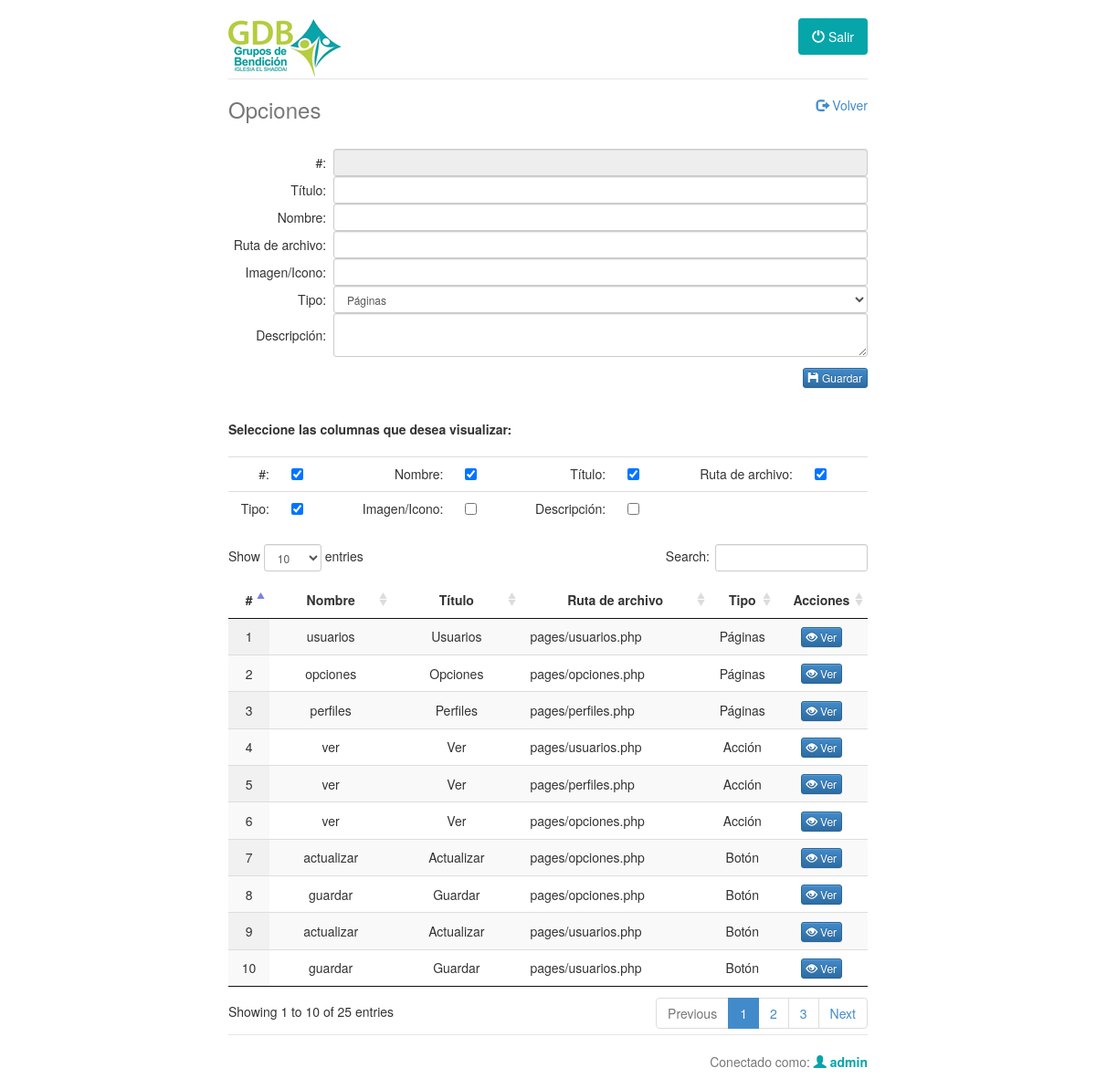
/pages/opciones.php (signed in), run on the app's committed database.
### tables this page shows
CREATE TABLE `opciones` (
  `id` int(10) NOT NULL AUTO_INCREMENT,
  `nombre` varchar(100) DEFAULT NULL,
  `titulo` varchar(100) DEFAULT NULL,
  `ruta_php` varchar(100) DEFAULT NULL,
  `tipo` tinyint(1) DEFAULT NULL,
  `descripcion` text,
  `imagen_icono` varchar(200) DEFAULT NULL,
  PRIMARY KEY (`id`)
);

### clases/mysql.php (called while the page is built, shortened)
<?php
class MySQL{
  private $conexion; private $total_consultas;
  public function MySQL(){
    if(!isset($this->conexion)){
      $this->conexion = (mysql_connect("localhost","gdb","gdb2014"))
        or die(mysql_error());
    }
  }
  public function consulta($consulta){
    $resultado = mysql_query($consulta,$this->conexion);
    return $resultado;
  }
  public function fetch_array($consulta){
   return mysql_fetch_array($consulta);
  }
  public function num_rows($consulta){
   return mysql_num_rows($consulta);
  }
  public function validaPagina($id_perfil, $pagina){
  $retorna=false;
  		$consulta = $this->consulta("SELECT ruta_php
									FROM opciones
									WHERE id IN (SELECT id_permisos FROM asigna_permisos WHERE id_perfiles=".$id_perfil.")
									AND tipo=1");
		if($this->num_rows($consulta)>0){
			while($results = $this->fetch_array($consulta)){
				if($results[0]== $pagina){
					$retorna=true;
				}
			}
		}
   return $retorna;
  }
public function getAcciones($id_perfil, $ruta_php,$tipo){
$retorna=false;
$sql="SELECT *
      FROM opciones
      WHERE id IN (SELECT id_permisos FROM asigna_permisos WHERE id_perfiles=".$id_perfil.")
      AND tipo=".$tipo." AND ruta_php='".$ruta_php."'";
  		$consulta = $this->consulta($sql);
		if($this->num_rows($consulta)>0){
			while($results = $this->fetch_array($consulta)){
				$retorna[] = array("nombre" => $results["nombre"], "titulo" => $results["titulo"], "ruta_php" => $results["ruta_php"], "descripcion" => $results["descripcion"], "imagen_icono" => $results["imagen_icono"]);
			}
		}
   return $retorna;
  }
}?>

### pages/opciones.php (the view, shortened to what this page needs)
<?php include ("../header.php");
include("../clases/mysql.php");
$db = new MySQL();
$archivo="opciones.php";
$archivo_ruta="pages/".$archivo;
if(isset($_COOKIE['username']) && isset($_COOKIE['password']) && isset($_COOKIE['id_perfil'])){
if($db->validaPagina($_COOKIE['id_perfil'],$archivo_ruta)){
?>
<div class="row">
	<div class="col-md-12">
		<table style="width:100%;">
			<tr>
				<td class="text-left"><h3 class="text-muted">Opciones</h3></td>
				<td class="text-right"><a id="volver" href="../"><span class="glyphicon glyphicon-log-out"></span> Volver</a></td>
			</tr>
		</table>
	</div>
</div>
<div id="catalogo_form" class="row">
<form method=post action="ctrl/ctrl_<?php echo $archivo;?>">
<table border=0 style="margin:0 auto; width:100%;">
<tr>
    <td style="width:115px;" class="text-right">#: &nbsp;</td>
	<td>
        <input class="form-control input-sm" type=text name="id" value="<?php if(isset($edit[0])){echo $edit[0];}?>" style="text-align:right;" readonly>
	</td>
</tr>
<tr>
	<td class="text-right">Título: &nbsp;</td>
	<td>
	<input class="form-control input-sm" type="text" name="titulo" value="<?php if(isset($edit[2])){echo utf8_encode($edit[2]);}?>" required="">
	</td>
</tr>
<tr>
	<td class="text-right">Nombre: &nbsp;</td>
	<td>
	<input class="form-control input-sm" type="text" name="nombre" value="<?php if(isset($edit[1])){echo $edit[1];}?>" required="">
	</td>
</tr>
<tr>
	<td class="text-right">Ruta de archivo: &nbsp;</td>
	<td>
	<input class="form-control input-sm" type="text" name="ruta_php" value="<?php if(isset($edit[3])){echo $edit[3];}?>" required="">
	</td>
</tr>
<tr>
	<td class="text-right">Imagen/Icono: &nbsp;</td>
	<td>
	<input class="form-control input-sm" type="text" name="imagen_icono" value="<?php if(isset($edit[6])){echo $edit[6];}?>" required="">
	</td>
</tr>
<tr>
	<td class="text-right">Tipo: &nbsp;</td>
	<td>
		<select style="width:100%;" class="form-control input-sm" name="tipo">
		<?php if(isset($edit[4])){?>
			<option value="1" <?php if($edit[4]==1){echo "selected";}?>>Páginas</option>
			<option value="2" <?php if($edit[4]==2){echo "selected";}?>>Acciones</option>
			<option value="3" <?php if($edit[4]==3){echo "selected";}?>>Botón</option>
		<?php }else{?>
			<option value="1">Páginas</option>
		<?php }?>
		</select>
	</td>
</tr>
<tr>
	<td class="text-right">Descripción: &nbsp;</td>
	<td>
	<textarea class="form-control input-sm" name="descripcion"  required="" ><?php if(isset($edit[5])){echo utf8_encode($edit[5]);}?></textarea>
	</td>
</tr>
<tr class="text-right">
	<td colspan=2 style="padding:10px 0 15px 0;">
	<?php
	$botones=$db->getAcciones($_COOKIE['id_perfil'],$archivo_ruta,3);
	if(isset($_GET['id'])){
		for($i=0;$i<count($botones);$i++){
		   if($botones[$i]['titulo']!="" && $botones[$i]['nombre']=="actualizar"){
                        echo "<a class='btn btn-xs btn-danger' href='".$archivo."'><span class='glyphicon glyphicon-ban-circle'></span> Cancelar</a> ";
                        echo "<button type='submit' class='btn btn-xs btn-success' name='".$botones[$i]['nombre']."'><span class='glyphicon glyphicon-".$botones[$i]['imagen_icono']."'></span> ".utf8_encode($botones[$i]['titulo'])."</button>";
		   }
		}
	?>
	<?php }else{
		for($i=0;$i<count($botones);$i++){
		   if($botones[$i]['titulo']!="" && $botones[$i]['nombre']=="guardar"){
			echo "<button type='submit' class='btn btn-xs btn-primary' name='".$botones[$i]['nombre']."'><span class='glyphicon glyphicon-".$botones[$i]['imagen_icono']."'></span> ".utf8_encode($botones[$i]['titulo'])."</button>";
		   }
		}
	} ?>
	</td>
</tr>
</table>
</form>
</div>
<b>Seleccione las columnas que desea visualizar:</b>
<table class="table" id="catalogo_form">
    <tr>
        <td class="mostrarPermisos">#: &nbsp;</td>
        <td class="mostrarPermisosCheck"><input type="checkbox" id="i0" checked="true"></td>
        <td class="mostrarPermisos">Nombre: &nbsp;</td>
        <td class="mostrarPermisosCheck"><input type="checkbox" id="i1" checked="true"></td>
        <td class="mostrarPermisos">Título: &nbsp;</td>
        <td class="mostrarPermisosCheck"><input type="checkbox" id="i2" checked="true"></td>
        <td class="mostrarPermisos">Ruta de archivo: &nbsp;</td>
        <td class="mostrarPermisosCheck"><input type="checkbox" id="i3" checked="true"></td>
    </tr>
    <tr>
        <td class="mostrarPermisos">Tipo: &nbsp;</td>
        <td class="mostrarPermisosCheck"><input type="checkbox" id="i4" checked="true"></td>
        <td class="mostrarPermisos">Imagen/Icono: &nbsp;</td>
        <td class="mostrarPermisosCheck"><input type="checkbox" id="i5"></td>
        <td class="mostrarPermisos">Descripción: &nbsp;</td>
        <td class="mostrarPermisosCheck"><input type="checkbox" id="i6"></td>
        <td class="mostrarPermisos"></td>
        <td class="mostrarPermisosCheck"></td>
    </tr>
</table>
<table class="display datos">
<thead>
    <tr>
        <th class="head-0">#</th>
	<th class="head-1">Nombre</th>
        <th class="head-2">Título</th>
        <th class="head-3">Ruta de archivo</th>
        <th class="head-4">Tipo</th>
	<th class="head-7">Acciones</th>
    </tr>
</thead>
<tbody>
<?php
$consulta = $db->consulta("SELECT * FROM opciones");
$acciones=$db->getAcciones($_COOKIE['id_perfil'],$archivo_ruta,2);
if($db->num_rows($consulta)>0){
  while($results = $db->fetch_array($consulta)){
   if($results['tipo']==1){$tipo="Páginas";}
   if($results['tipo']==2){$tipo="Acción";}
   if($results['tipo']==3){$tipo="Botón";}
   echo "<tr><td class='column-0'>".$results['id']."</td>";
   echo "<td class='column-1'>".$results['nombre']."</td>";
   echo "<td class='column-2'>".utf8_encode($results['titulo'])."</td>";
   echo "<td class='column-3 text-left'>".$results['ruta_php']."</td>";
   echo "<td class='column-4'>".$tipo."</td>";
   echo "<td class='column-7'>";
   for($i=0;$i<count($acciones);$i++){
	   if($acciones[$i]['titulo']!=""){
		echo "<a class='btn btn-xs btn-primary' href='".$archivo."?id=".$results['id']."'><span class='glyphicon glyphicon-".$acciones[$i]['imagen_icono']."'></span> ".utf8_encode ($acciones[$i]['titulo']);
	   }
   }
   echo "</td></tr>";
 }
}
 ?>
</tbody>
 </table>
<?php
}else{
	echo "<div style='margin-top:20px;' class='well well-lg'>No tiene permisos para ver esta página, consulte con el administrador del sistema para resolver este inconveniente. <a href='../'>Regresar</a></div>";
}
}else{
	echo "<div style='margin-top:20px;' class='well well-lg'>Debe de iniciar sesión para poder ver este contenido! <a href='../login.php'>Iniciar Sesión</a></div>";
}
?>
<?php include "../footer.php" ?>

### css/comun.css (style rules this page uses)
body { padding-top: 20px; padding-bottom: 20px; }

### css/style.css (style rules this page uses)
tbody tr, thead th { text-align:center }
#volver { text-decoration:none; cursor:pointer; }
#catalogo_form { margin:20px 0 20px 0; }
.mostrarPermisos { text-align: right; }
.mostrarPermisosCheck { text-align: left; min-width:60px; }

### data on the page
opciones: titulo "Guardar", id "8", nombre "guardar", ruta_php "pages/opciones.php", tipo "Botón"
opciones: id "1", nombre "usuarios", titulo "Usuarios", ruta_php "pages/usuarios.php", tipo "Páginas"
opciones: titulo "Ver", id "6", nombre "ver", ruta_php "pages/opciones.php", tipo "Acción"
opciones: id "2", nombre "opciones", titulo "Opciones", ruta_php "pages/opciones.php", tipo "Páginas"
opciones: id "3", nombre "perfiles", titulo "Perfiles", ruta_php "pages/perfiles.php", tipo "Páginas"
opciones: id "4", nombre "ver", titulo "Ver", ruta_php "pages/usuarios.php", tipo "Acción"
opciones: id "5", nombre "ver", titulo "Ver", ruta_php "pages/perfiles.php", tipo "Acción"
opciones: id "7", nombre "actualizar", titulo "Actualizar", ruta_php "pages/opciones.php", tipo "Botón"
opciones: id "9", nombre "actualizar", titulo "Actualizar", ruta_php "pages/usuarios.php", tipo "Botón"
opciones: id "10", nombre "guardar", titulo "Guardar", ruta_php "pages/usuarios.php", tipo "Botón"

### other printed values
$_COOKIE['username'] "admin"
